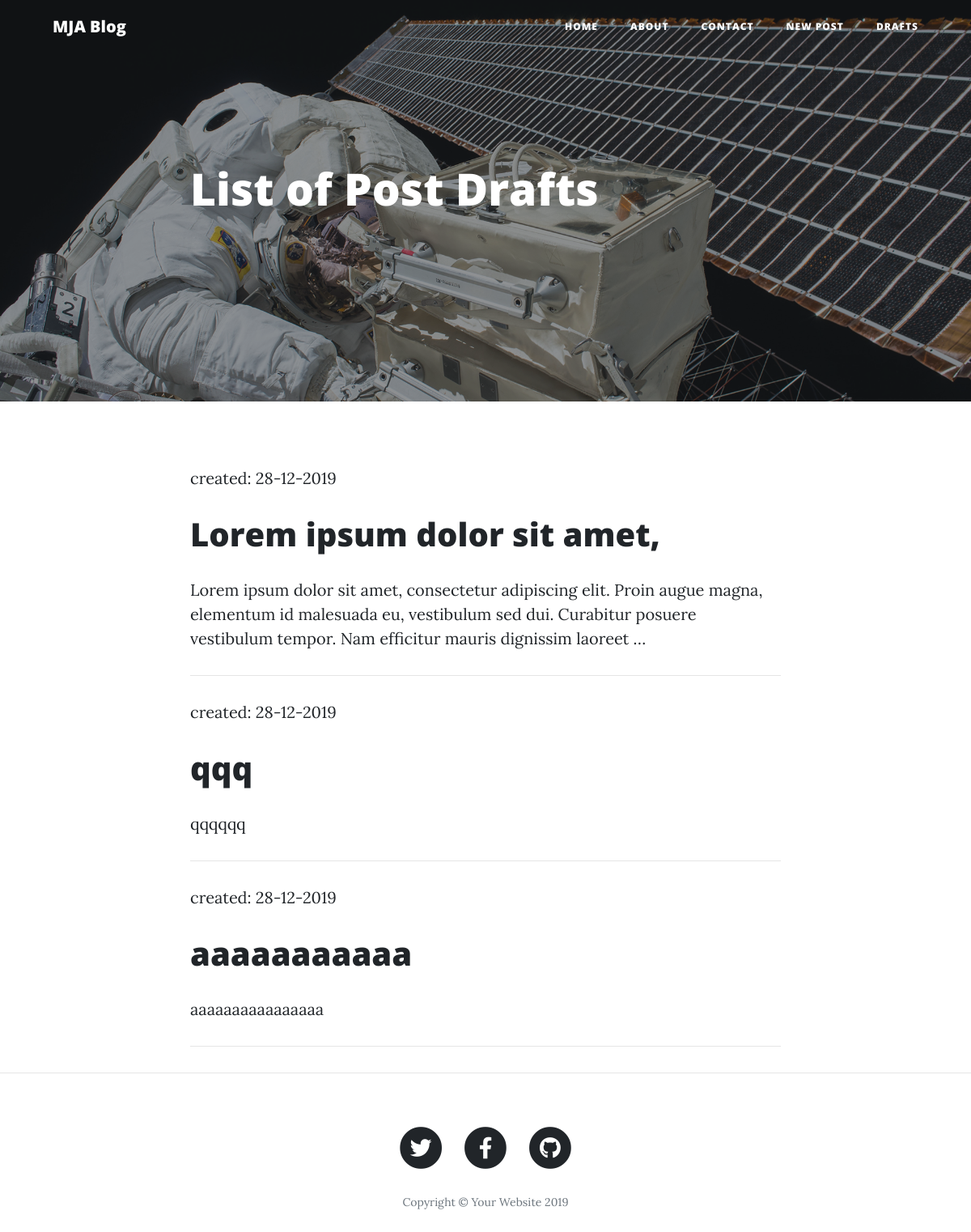
The page /portfolio/blog/drafts/ (signed in) on the database its author committed.
### blog/models.py (models this page shows, shortened)
class Post(models.Model):
    author = models.ForeignKey('auth.User', on_delete=models.CASCADE)
    title = models.CharField(max_length=200)
    text = models.TextField()
    created_date = models.DateTimeField(
            default=timezone.now)
    published_date = models.DateTimeField(
            blank=True, null=True)

### blog/views.py (the view)
# urls.py: path('drafts/', views.post_draft_list, name='post_draft_list'),
@login_required
def post_draft_list(request):
    posts = Post.objects.filter(published_date__isnull=True).order_by('created_date')
    return render(request, 'blog/post_draft_list.html', {'posts': posts})

### blog/templates/blog/post_draft_list.html (shortened to what this page needs)
{% load static %}
<!DOCTYPE html>
<html lang="en">
<head>
  <link href="{% static 'vendor/bootstrap/css/bootstrap.min.css' %}" rel="stylesheet">
  <link href="vendor/fontawesome-free/css/all.min.css" rel="stylesheet" type="text/css">
  <link href="{% static 'css/clean-blog.min.css' %}" rel="stylesheet">
</head>
<body>
  <nav class="navbar navbar-expand-lg navbar-light fixed-top" id="mainNav">
    <div class="container">
      <a class="navbar-brand" href="{% url 'index' %}">MJA Blog</a>
      <div class="collapse navbar-collapse" id="navbarResponsive">
        <ul class="navbar-nav ml-auto">
          <li class="nav-item">
            <a class="nav-link" href="#">Home</a>
          </li>
          <li class="nav-item">
            <a class="nav-link" href="{% url 'about' %}">About</a>
          </li>
          <li class="nav-item">
            <a class="nav-link" href="{% url 'contact' %}">Contact</a>
          </li>
          {% if user.is_authenticated %}
          <li class="nav-item">
            <a class="nav-link" href="{% url 'post_new' %}">New Post</a>
          </li>
          {% endif %}
          {% if user.is_authenticated %}
          <li class="nav-item">
            <a class="nav-link" href="{% url 'post_draft_list' %}">Drafts</a>
          </li>
          {% endif %}
      </div>
    </div>
  </nav>
  {% block content %}
  <header class="masthead" style="background-image: url({% static 'img/post-bg.jpg' %})">
    <div class="overlay"></div>
    <div class="container">
      <div class="row">
        <div class="col-lg-8 col-md-10 mx-auto">
          <div class="post-heading">
            <h1>List of Post Drafts</h1>
          </div>
        </div>
      </div>
    </div>
  </header>
  <article>
    <div class="container">
      <div class="row">
        <div class="col-lg-8 col-md-10 mx-auto">
          {% for post in posts %}
          <div class="post-preview">
            <p class="date">created: {{ post.created_date|date:'d-m-Y' }}</p>
            <h1><a href="{% url 'post_detail' pk=post.pk %}">{{ post.title }}</a></h1>
            <p>{{ post.text|truncatechars:200 }}</p>
          <hr>
          </div>
          {% endfor %}
        </div>
      </div>
    </div>
  </article>
  {% endblock %}
  <hr>
  <footer>
    <div class="container">
      <div class="row">
        <div class="col-lg-8 col-md-10 mx-auto">
          <ul class="list-inline text-center">
            <li class="list-inline-item">
              <a href="#">
                <span class="fa-stack fa-lg">
                  <i class="fas fa-circle fa-stack-2x"></i>
                  <i class="fab fa-twitter fa-stack-1x fa-inverse"></i>
                </span>
              </a>
            </li>
            <li class="list-inline-item">
              <a href="#">
                <span class="fa-stack fa-lg">
                  <i class="fas fa-circle fa-stack-2x"></i>
                  <i class="fab fa-facebook-f fa-stack-1x fa-inverse"></i>
                </span>
              </a>
            </li>
            <li class="list-inline-item">
              <a href="#">
                <span class="fa-stack fa-lg">
                  <i class="fas fa-circle fa-stack-2x"></i>
                  <i class="fab fa-github fa-stack-1x fa-inverse"></i>
                </span>
              </a>
            </li>
          </ul>
          <p class="copyright text-muted">Copyright &copy; Your Website 2019</p>
        </div>
      </div>
    </div>
  </footer>
</body>
</html>

### rows shown on the page
Post: created_date "28-12-2019", title "Lorem ipsum dolor sit amet,", text "Lorem ipsum dolor sit amet, consectetur adipiscing elit. Proin augue magna, elementum id malesuada eu, vestibulum sed dui. Curabitur posuere vestibulum tempor. Nam efficitur mauris dignissim laoreet …"
Post: created_date "28-12-2019", title "qqq", text "qqqqqq"
Post: created_date "28-12-2019", title "aaaaaaaaaaa", text "aaaaaaaaaaaaaaaa"
